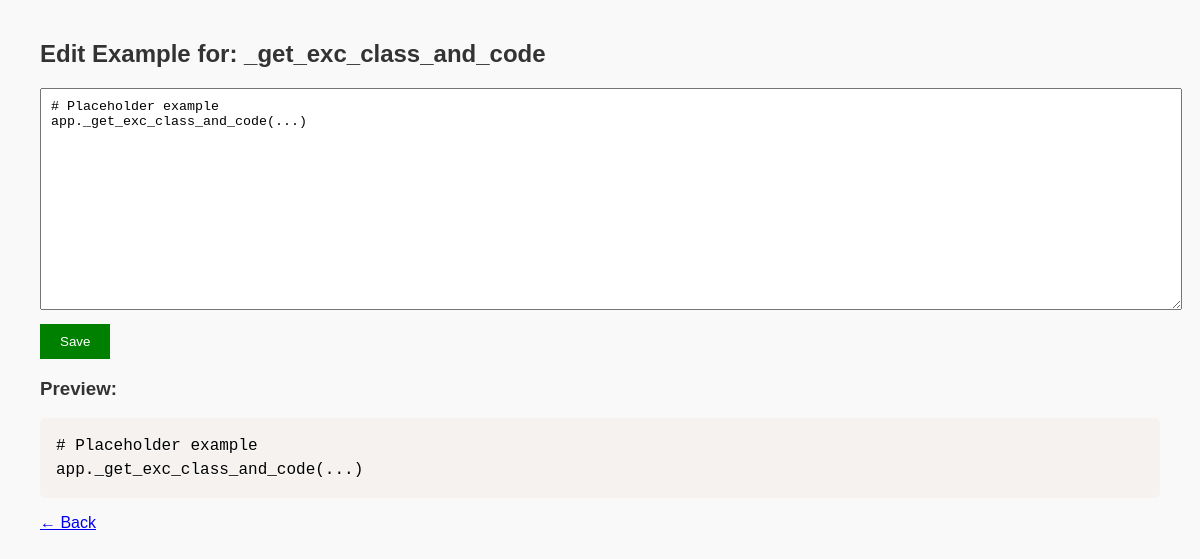
The page /edit/3 on the database its author committed.
### tables this page shows
CREATE TABLE attributes (
    id INTEGER PRIMARY KEY AUTOINCREMENT,
    name TEXT NOT NULL,
    category_id INTEGER,
    FOREIGN KEY (category_id) REFERENCES categories(id)
);

CREATE TABLE examples (
    id INTEGER PRIMARY KEY AUTOINCREMENT,
    attribute_id INTEGER NOT NULL,
    example TEXT NOT NULL,
    is_manual INTEGER NOT NULL DEFAULT 0,
    FOREIGN KEY (attribute_id) REFERENCES attributes(id)
);

### step0/main.py (the view)
@app.route('/edit/<int:id>', methods=['GET', 'POST'])
def edit(id):
    conn = get_db_connection()
    if request.method == 'POST':
        new_example = request.form['example']
        conn.execute("UPDATE examples SET example = ?, is_manual = 1 WHERE id = ?", (new_example, id))
        conn.commit()
        conn.close()
        return redirect(url_for('index'))
    example = conn.execute("SELECT a.name AS attribute, e.example FROM examples e JOIN attributes a ON a.id = e.attribute_id WHERE e.id = ?", (id,)).fetchone()
    conn.close()
    return render_template('edit.html', example=example, id=id)

### step0/main.py (called while the page is built)
def get_db_connection():
    conn = sqlite3.connect(DB)
    conn.row_factory = sqlite3.Row
    return conn

### step0/templates/edit.html (shortened to what this page needs)
<!DOCTYPE html>
<html>
<head>
    <link href="https://cdn.jsdelivr.net/npm/prismjs@1.29.0/themes/prism.css" rel="stylesheet" />
</head>
<body>
    <h2>Edit Example for: {{ example['attribute'] }}</h2>
    <form method="post">
        <textarea name="example">{{ example['example'] }}</textarea><br>
        <input type="submit" value="Save">
    </form>
    <h3>Preview:</h3>
    <pre><code class="language-python">{{ example['example'] }}</code></pre>
    <p><a href="{{ url_for('index') }}">← Back</a></p>
</body>
</html>

### step0/templates/edit.html (style rules this page uses)
body { font-family: Arial; margin: 40px; background: #f9f9f9; }
textarea { width: 100%; height: 200px; padding: 10px; font-family: monospace; }
input[type="submit"] { padding: 10px 20px; margin-top: 10px; background: green; color: white; border: none; }
pre { background: #f0f0f0; padding: 10px; border-radius: 5px; }
h2, h3 { color: #333; }

### rows shown on the page
attributes: attribute "_get_exc_class_and_code"
examples: example "# Placeholder example app._get_exc_class_and_code(...)"
